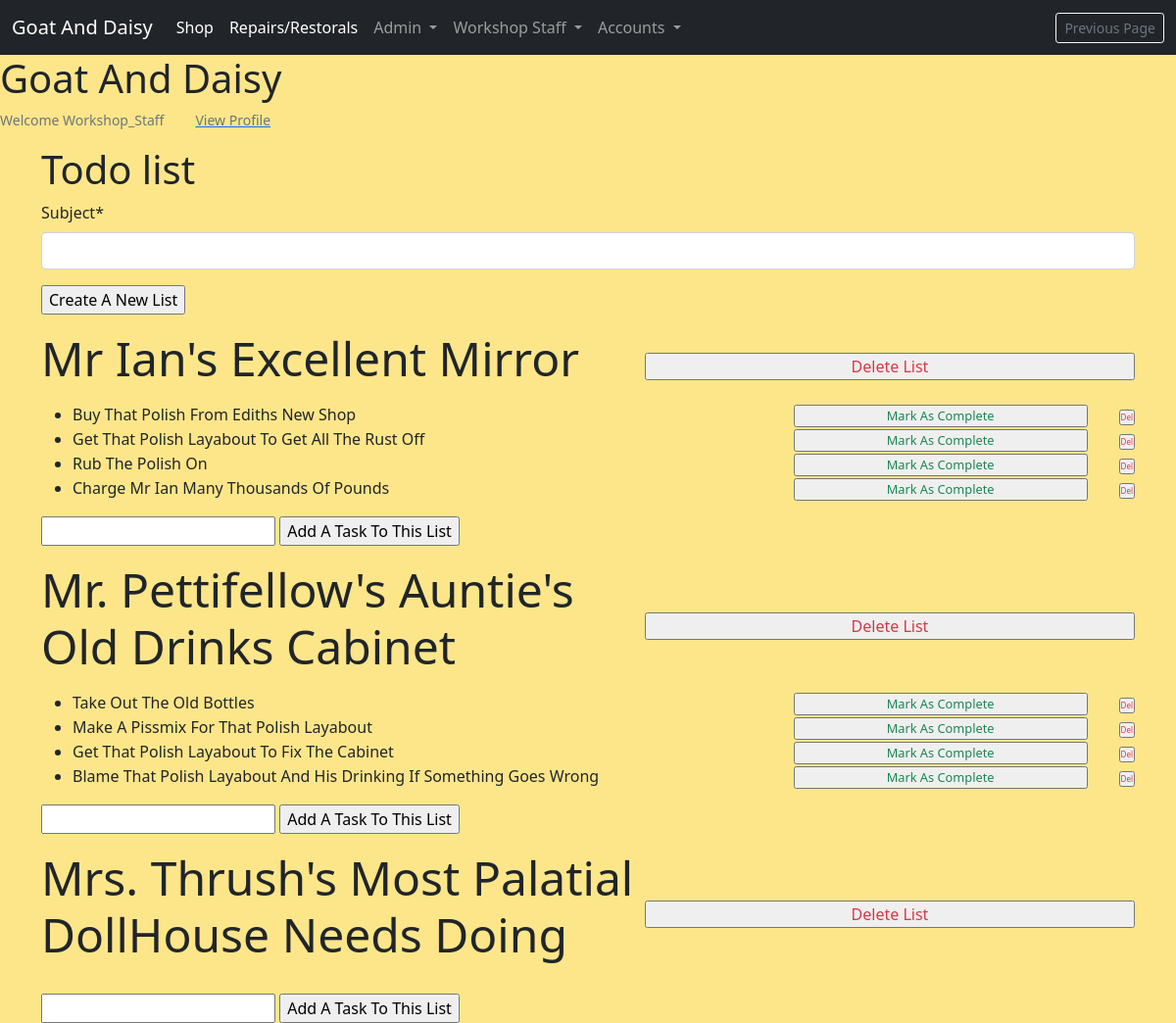
/workshop/task-manager/ (signed in), run on an earlier commit of the app's database.
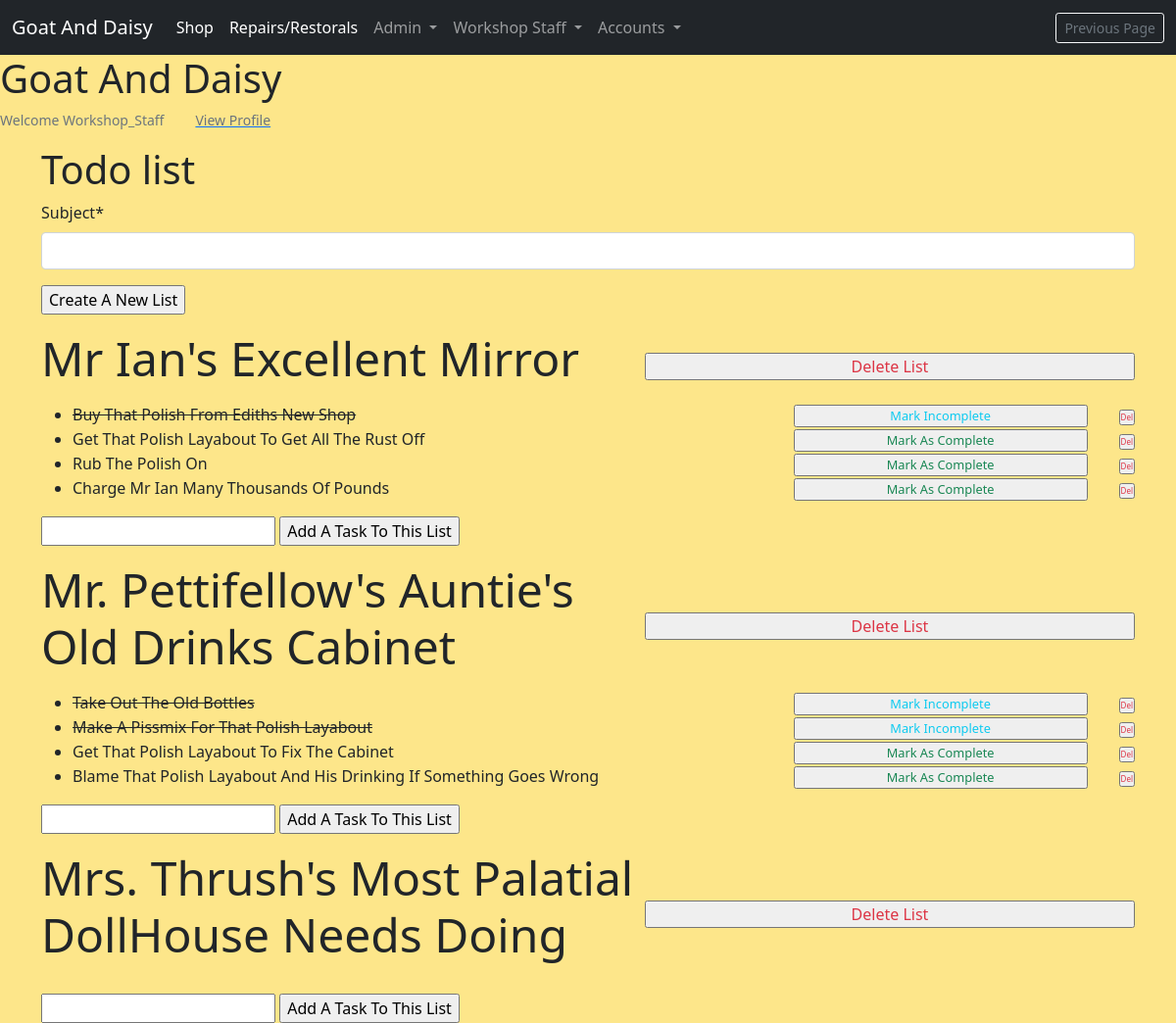
And on a later commit of the database.
### repairs_restorals/models.py (models this page shows, shortened)
class TodoItem(models.Model):
    todo_list = models.ForeignKey(TodoList, on_delete=models.CASCADE, related_name="items")
    title = models.CharField(max_length=255)
    is_completed = models.BooleanField(default=False)

### repairs_restorals/views.py (the view, shortened to what this page needs)
# urls.py: path('task-manager/', views.TaskManager.as_view(), name="task_manager"),
class TaskManager(View):
    def get(self, request, *args, **kwargs):
        staff_member = get_object_or_404(
            StaffMember, username=self.request.user)
        todo_list = TodoList.objects.prefetch_related(
            'items').filter(staff_member=staff_member)
        todo_list_form = CreateTodoListForm()
        todo_list_item_form = CreateTodoListItemForm()
        context = {
            'todo_list': todo_list,
            'todo_list_form': todo_list_form,
            'todo_list_item_form': todo_list_item_form,
        }
        return render(request, 'repairs_restorals/todo_list.html', context)

### repairs_restorals/forms.py
class CreateTodoListForm(forms.ModelForm):
    class Meta:
        model = TodoList
        fields = ['subject']

class CreateTodoListItemForm(forms.ModelForm):
    class Meta:
        model = TodoItem
        fields = ['title', 'is_completed']

### profiles/templatetags/user_in_group_tag.py (called while the page is built)
@register.filter(name='has_group')
def has_group(user, group_name):
    try:
        group = Group.objects.get(name=group_name)
    except Group.DoesNotExist:
        return False
    return group in user.groups.all()

### repairs_restorals/templates/repairs_restorals/todo_list.html (shortened to what this page needs)
{% extends 'base.html' %}
{% load crispy_forms_tags %}
{% block content %}
<h1>Todo list</h1>
<form action="." method="POST">
    {{ todo_list_form | crispy }}
    <input type="submit" value="Create A New List">
</form>
{% for list in todo_list %}
<div class="task" style="padding-top: 1rem;">
    <div class="list-flex" style="display: flex; align-items: center; justify-content:space-between;">
        <p class="display-5">{{list.subject}}</p>
        <form action="{% url 'manage_item' pk=list.id %}" method="GET">
            <input type="submit" name="delete_list" value="Delete List" style="font-size: 1rem; padding: 0; width: 500px;" class="text-danger">
        </form>
    </div>
    <ul>
        {% for item in list.items.all %}
            <div class="list-item-flex" style="display:flex; justify-content:space-between;">
                {% if item.is_completed %}
                <li><s>{{ item.title }}</s></li>
                {% else %}
                <li>{{ item.title }}</li>
                {% endif %}
                <div class="list-item-form-flex" style="display:flex; gap:2rem;">
                    <form action="{% url 'manage_item' pk=item.id %}" method="GET">
                        {% if item.is_completed %}
                        <input type="submit" name="toggle_item" value="Mark Incomplete" style="font-size: .8rem; padding: 0; width: 300px;" class="text-info">
                        {% else %}
                        <input type="submit" name="toggle_item" value="Mark As Complete" style="font-size: .8rem; padding: 0; width:300px;" class="text-success">
                        {% endif %}
                    </form>
                    <form action="{% url 'manage_item' pk=item.id %}" method="GET">
                        <input type="submit" name="delete_list_item" value="Del" style="font-size: .5rem; padding: 0;" class="text-danger">
                    </form>
                </div>
            </div>
        {%endfor %}
    </ul>
    <form action="." method=POST>
        <input type="text" name="title" id="title">
        <input type="submit" value="Add A Task To This List">
    </form>
</div>
{% endfor %}
{% endblock %}

What changed in the data, as far as the page shows it:
changed TodoItem "Buy That Polish From Ediths New Shop": is_completed False → True (drawn); toggle_item "Mark As Complete" → "Mark Incomplete"
changed TodoItem "Take Out The Old Bottles": is_completed False → True (drawn); toggle_item "Mark As Complete" → "Mark Incomplete"
changed TodoItem "Make A Pissmix For That Polish Layabout": is_completed False → True (drawn); toggle_item "Mark As Complete" → "Mark Incomplete"
